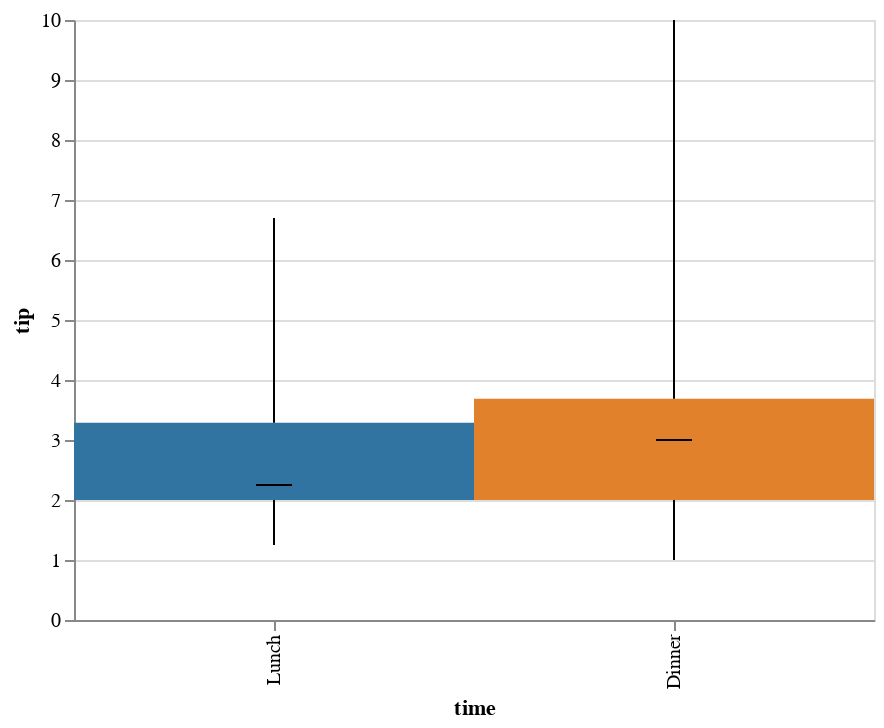

This figure's notebook cell:
### Code cell
display(salt.boxplot(x="time", y="tip", data=tips, order=["Lunch", "Dinner"]))
ax = sns.boxplot(x="time", y="tip", data=tips, order=["Lunch", "Dinner"])

### Figure 1 — Vega-Lite specification as saved in the notebook (floating-point values rounded to 4 significant figures; data arrays with more than 128 entries replaced by an {"elided": "..."} marker saying what was removed)
{"$schema": "https://vega.github.io/schema/vega-lite/v2.4.1.json", "config": {"view": {"height": 300, "width": 400}}, "data": {"values": {"elided": "244 records"}}, "layer": [{"encoding": {"x": {"axis": {"title": "time"}, "field": "time", "sort": null, "type": "nominal"}, "y": {"aggregate": "min", "axis": {"title": "tip"}, "field": "tip", "type": "quantitative"}, "y2": {"aggregate": "q1", "field": "tip", "type": "quantitative"}}, "mark": "rule", "selection": {"selector005": {"bind": "scales", "encodings": ["x", "y"], "mark": {"fill": "#333", "fillOpacity": 0.125, "stroke": "white"}, "on": "[mousedown, window:mouseup] > window:mousemove!", "resolve": "global", "translate": "[mousedown, window:mouseup] > window:mousemove!", "type": "interval", "zoom": "wheel!"}}}, {"encoding": {"color": {"field": "c", "scale": null, "type": "nominal"}, "x": {"axis": {"title": "time"}, "field": "time", "sort": null, "type": "nominal"}, "y": {"aggregate": "q1", "field": "tip", "type": "quantitative"}, "y2": {"aggregate": "q3", "field": "tip", "type": "quantitative"}}, "mark": "bar"}, {"encoding": {"x": {"axis": {"title": "time"}, "field": "time", "sort": null, "type": "nominal"}, "y": {"aggregate": "max", "field": "tip", "type": "quantitative"}, "y2": {"aggregate": "q3", "field": "tip", "type": "quantitative"}}, "mark": "rule"}, {"encoding": {"x": {"axis": {"title": "time"}, "field": "time", "sort": null, "type": "nominal"}, "y": {"aggregate": "median", "field": "tip", "type": "quantitative"}}, "mark": {"color": "black", "size": 18, "type": "tick"}}]}
